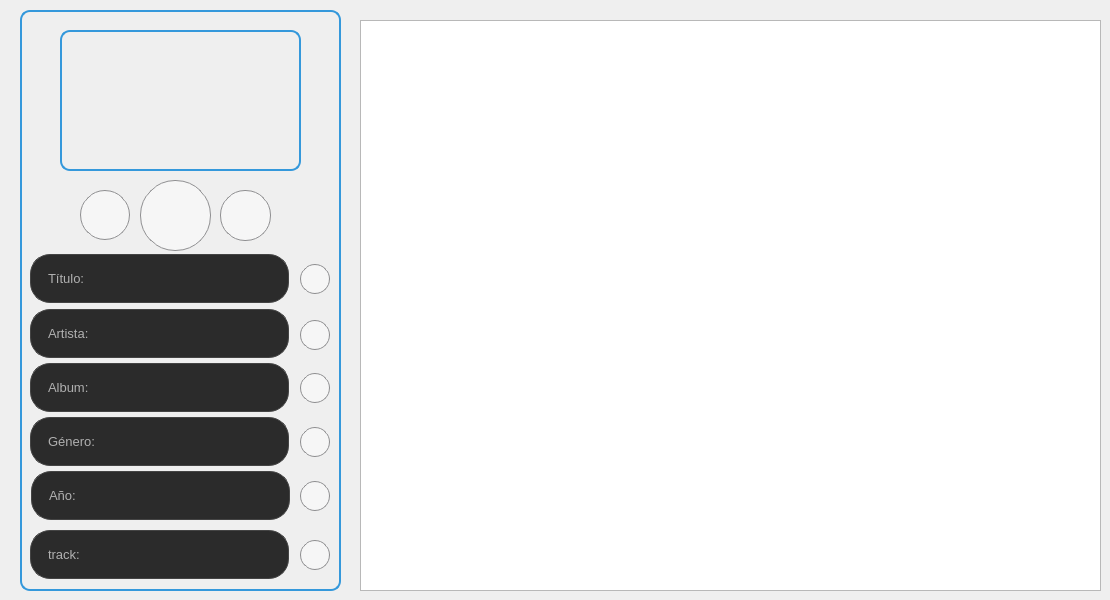
    <widget class="QWidget" name="page">
     <widget class="QListWidget" name="listWidget">
      <property name="geometry">
       <rect>
        <x>360</x>
        <y>20</y>
        <width>741</width>
        <height>571</height>
       </rect>
      </property>
     </widget>
     <widget class="QFrame" name="reprod">
      <property name="geometry">
       <rect>
        <x>20</x>
        <y>10</y>
        <width>321</width>
        <height>581</height>
       </rect>
      </property>
      <property name="styleSheet">
       <string notr="true">border: 2px solid #3498db;

border-radius: 10px;</string>
      </property>
      <property name="frameShape">
       <enum>QFrame::Shape::StyledPanel</enum>
      </property>
      <property name="frameShadow">
       <enum>QFrame::Shadow::Raised</enum>
      </property>
      <widget class="QLabel" name="pantalla">
       <property name="geometry">
        <rect>
         <x>40</x>
         <y>20</y>
         <width>241</width>
         <height>141</height>
        </rect>
       </property>
       <property name="styleSheet">
        <string notr="true">ui-&gt;label-&gt;setAutoFillBackground(true);
ui-&gt;label-&gt;setStyleSheet(&quot;background-color: yellow;&quot;);</string>
       </property>
       <property name="text">
        <string/>
       </property>
      </widget>
      <widget class="QPushButton" name="botonPlay">
       <property name="geometry">
        <rect>
         <x>120</x>
         <y>170</y>
         <width>71</width>
         <height>71</height>
        </rect>
       </property>
       <property name="styleSheet">
        <string notr="true">QPushButton {
    width: 70px;
    height: 70px;
    border-radius: 35px;
    
    border: 1px solid #8f8f91;
    background-color: #f6f6f6;
    padding: 5px; 
}

QPushButton:hover {
    background-color: #2980b9;
}

QPushButton:checked {
    background-color: #e0e0e0; 
}

QPushButton:pressed {
    background-color: #1f618d;
    padding-top: 8px; 
    padding-left: 8px; 
}</string>
       </property>
       <property name="text">
        <string/>
       </property>
       <property name="icon">
        <iconset resource="../iconos.qrc">
         <normaloff>:/iconos/boton-de-reproduccion.png</normaloff>
         <normalon>:/iconos/boton-de-pausa(1).png</normalon>:/iconos/boton-de-reproduccion.png</iconset>
       </property>
       <property name="iconSize">
        <size>
         <width>69</width>
         <height>69</height>
        </size>
       </property>
       <property name="checkable">
        <bool>true</bool>
       </property>
      </widget>
      <widget class="QPushButton" name="botonRegresar">
       <property name="geometry">
        <rect>
         <x>60</x>
         <y>180</y>
         <width>50</width>
         <height>50</height>
        </rect>
       </property>
       <property name="styleSheet">
        <string notr="true">QPushButton {
    border-radius: 25px;
	border: 1px solid #8f8f91;
	background-color: #f6f6f6;
	padding: 5px; 
}

QPushButton:hover {
    background-color: #2980b9;
}

QPushButton:pressed {
    background-color: #1f618d;
    padding-top: 8px; 
    padding-left: 8px; 
}</string>
       </property>
       <property name="text">
        <string/>
       </property>
       <property name="icon">
        <iconset resource="../iconos.qrc">
         <normaloff>:/iconos/anterior.png</normaloff>:/iconos/anterior.png</iconset>
       </property>
       <property name="iconSize">
        <size>
         <width>45</width>
         <height>45</height>
        </size>
       </property>
      </widget>
      <widget class="QPushButton" name="botonAdelantar">
       <property name="geometry">
        <rect>
         <x>200</x>
         <y>180</y>
         <width>51</width>
         <height>51</height>
        </rect>
       </property>
       <property name="styleSheet">
        <string notr="true">QPushButton {
    border-radius: 25px;
	border: 1px solid #8f8f91;
	background-color: #f6f6f6;
	padding: 5px; 
}

QPushButton:hover {
    background-color: #2980b9;
}

QPushButton:pressed {
    background-color: #1f618d;
    padding-top: 8px; 
    padding-left: 8px; 
}</string>
       </property>
       <property name="text">
        <string/>
       </property>
       <property name="icon">
        <iconset resource="../iconos.qrc">
         <normaloff>:/iconos/siguiente-boton.png</normaloff>:/iconos/siguiente-boton.png</iconset>
       </property>
       <property name="iconSize">
        <size>
         <width>45</width>
         <height>45</height>
        </size>
       </property>
      </widget>
      <widget class="QLabel" name="caja_titulo">
       <property name="geometry">
        <rect>
         <x>10</x>
         <y>244</y>
         <width>259</width>
         <height>49</height>
        </rect>
       </property>
       <property name="styleSheet">
        <string notr="true">QLabel {
    background-color: #2b2b2b;
    border: 1px solid #444444;
    border-radius: 20px;
    padding-left: 14px;
    color: #ffffff;
}</string>
       </property>
       <property name="text">
        <string>&lt;span style=&quot;color: #b0b0b0; font-size: 10pt;&quot;&gt;Título: &lt;/span&gt;&lt;span style=&quot;color: #ff</string>
       </property>
      </widget>
      <widget class="QLabel" name="caja_artista">
       <property name="geometry">
        <rect>
         <x>10</x>
         <y>299</y>
         <width>259</width>
         <height>49</height>
        </rect>
       </property>
       <property name="styleSheet">
        <string notr="true">QLabel {
    background-color: #2b2b2b;
    border: 1px solid #444444;
    border-radius: 20px;
    padding-left: 14px;
    color: #ffffff;
}</string>
       </property>
       <property name="text">
        <string>&lt;span style=&quot;color: #b0b0b0; font-size: 10pt;&quot;&gt;Artista: &lt;/span&gt;&lt;span style=&quot;color: #ff</string>
       </property>
      </widget>
      <widget class="QLabel" name="caja_genero">
       <property name="geometry">
        <rect>
         <x>10</x>
         <y>407</y>
         <width>259</width>
         <height>49</height>
        </rect>
       </property>
       <property name="styleSheet">
        <string notr="true">QLabel {
    background-color: #2b2b2b;
    border: 1px solid #444444;
    border-radius: 20px;
    padding-left: 14px;
    color: #ffffff;
}</string>
       </property>
       <property name="text">
        <string>&lt;html&gt;&lt;head/&gt;&lt;body&gt;&lt;p&gt;&lt;span style=&quot; font-size:10pt; color:#b0b0b0;&quot;&gt;Género: &lt;/span&gt;&lt;/p&gt;&lt;/body&gt;&lt;/html&gt;</string>
       </property>
      </widget>
      <widget class="QLabel" name="caja_album">
       <property name="geometry">
        <rect>
         <x>10</x>
         <y>353</y>
         <width>259</width>
         <height>49</height>
        </rect>
       </property>
       <property name="styleSheet">
        <string notr="true">QLabel {
    background-color: #2b2b2b;
    border: 1px solid #444444;
    border-radius: 20px;
    padding-left: 14px;
    color: #ffffff;
}</string>
       </property>
       <property name="text">
        <string>&lt;span style=&quot;color: #b0b0b0; font-size: 10pt;&quot;&gt;Album:&lt;/span&gt;&lt;span style=&quot;color: #ff</string>
       </property>
      </widget>
      <widget class="QPushButton" name="editButton_artista">
       <property name="geometry">
        <rect>
         <x>280</x>
         <y>310</y>
         <width>30</width>
         <height>30</height>
        </rect>
       </property>
       <property name="styleSheet">
        <string notr="true">QPushButton {
    border-radius: 15px;
	border: 1px solid #8f8f91;
	background-color: #f6f6f6;
	padding: 5px; 
}

QPushButton:hover {
    background-color: #2980b9;
}

QPushButton:pressed {
    background-color: #1f618d;
    padding-top: 8px; 
    padding-left: 8px; 
}</string>
       </property>
       <property name="text">
        <string/>
       </property>
       <property name="icon">
        <iconset resource="../iconos.qrc">
         <normaloff>:/iconos/boligrafo.png</normaloff>:/iconos/boligrafo.png</iconset>
       </property>
       <property name="iconSize">
        <size>
         <width>29</width>
         <height>29</height>
        </size>
       </property>
       <property name="checkable">
        <bool>true</bool>
       </property>
      </widget>
      <widget class="QPushButton" name="editButton_album">
       <property name="geometry">
        <rect>
         <x>280</x>
         <y>363</y>
         <width>30</width>
         <height>30</height>
        </rect>
       </property>
       <property name="styleSheet">
        <string notr="true">QPushButton {
    border-radius: 15px;
	border: 1px solid #8f8f91;
	background-color: #f6f6f6;
	padding: 5px; 
}

QPushButton:hover {
    background-color: #2980b9;
}

QPushButton:pressed {
    background-color: #1f618d;
    padding-top: 8px; 
    padding-left: 8px; 
}</string>
       </property>
       <property name="text">
        <string/>
       </property>
       <property name="icon">
        <iconset resource="../iconos.qrc">
         <normaloff>:/iconos/boligrafo.png</normaloff>:/iconos/boligrafo.png</iconset>
       </property>
       <property name="iconSize">
        <size>
         <width>29</width>
         <height>29</height>
        </size>
       </property>
       <property name="checkable">
        <bool>true</bool>
       </property>
      </widget>
      <widget class="QPushButton" name="editButton_genero">
       <property name="geometry">
        <rect>
         <x>280</x>
         <y>417</y>
         <width>30</width>
         <height>30</height>
        </rect>
       </property>
       <property name="styleSheet">
        <string notr="true">QPushButton {
    border-radius: 15px;
	border: 1px solid #8f8f91;
	background-color: #f6f6f6;
	padding: 5px; 
}

QPushButton:hover {
    background-color: #2980b9;
}

QPushButton:pressed {
    background-color: #1f618d;
    padding-top: 8px; 
    padding-left: 8px; 
}</string>
       </property>
       <property name="text">
        <string/>
       </property>
       <property name="icon">
        <iconset resource="../iconos.qrc">
         <normaloff>:/iconos/boligrafo.png</normaloff>:/iconos/boligrafo.png</iconset>
       </property>
       <property name="iconSize">
        <size>
         <width>29</width>
         <height>29</height>
        </size>
       </property>
       <property name="checkable">
        <bool>true</bool>
       </property>
      </widget>
      <widget class="QPushButton" name="editButton_anio">
       <property name="geometry">
        <rect>
         <x>280</x>
         <y>471</y>
         <width>30</width>
         <height>30</height>
        </rect>
       </property>
       <property name="styleSheet">
        <string notr="true">QPushButton {
    border-radius: 15px;
	border: 1px solid #8f8f91;
	background-color: #f6f6f6;
	padding: 5px; 
}

QPushButton:hover {
    background-color: #2980b9;
}

QPushButton:pressed {
    background-color: #1f618d;
    padding-top: 8px; 
    padding-left: 8px; 
}</string>
       </property>
       <property name="text">
        <string/>
       </property>
       <property name="icon">
        <iconset resource="../iconos.qrc">
         <normaloff>:/iconos/boligrafo.png</normaloff>:/iconos/boligrafo.png</iconset>
       </property>
       <property name="iconSize">
        <size>
         <width>29</width>
         <height>29</height>
        </size>
       </property>
       <property name="checkable">
        <bool>true</bool>
       </property>
      </widget>
      <widget class="QLabel" name="caja_anio">
       <property name="geometry">
        <rect>
         <x>11</x>
         <y>461</y>
         <width>259</width>
         <height>49</height>
        </rect>
       </property>
       <property name="styleSheet">
        <string notr="true">QLabel {
    background-color: #2b2b2b;
    border: 1px solid #444444;
    border-radius: 20px;
    padding-left: 14px;
    color: #ffffff;
}</string>
       </property>
       <property name="text">
        <string>&lt;html&gt;&lt;head/&gt;&lt;body&gt;&lt;p&gt;&lt;span style=&quot; font-size:10pt; color:#b0b0b0;&quot;&gt;Año: &lt;/span&gt;&lt;/p&gt;&lt;/body&gt;&lt;/html&gt;</string>
       </property>
      </widget>
      <widget class="QPushButton" name="editButton_titulo">
       <property name="geometry">
        <rect>
         <x>280</x>
         <y>254</y>
         <width>30</width>
         <height>30</height>
        </rect>
       </property>
       <property name="styleSheet">
        <string notr="true">QPushButton {
    border-radius: 15px;
	border: 1px solid #8f8f91;
	background-color: #f6f6f6;
	padding: 5px; 
}

QPushButton:hover {
    background-color: #2980b9;
}

QPushButton:pressed {
    background-color: #1f618d;
    padding-top: 8px; 
    padding-left: 8px; 
}</string>
       </property>
       <property name="text">
        <string/>
       </property>
       <property name="icon">
        <iconset resource="../iconos.qrc">
         <normaloff>:/iconos/boligrafo.png</normaloff>:/iconos/boligrafo.png</iconset>
       </property>
       <property name="iconSize">
        <size>
         <width>29</width>
         <height>29</height>
        </size>
       </property>
       <property name="checkable">
        <bool>true</bool>
       </property>
      </widget>
      <widget class="QLabel" name="caja_track">
       <property name="geometry">
        <rect>
         <x>10</x>
         <y>520</y>
         <width>259</width>
         <height>49</height>
        </rect>
       </property>
       <property name="styleSheet">
        <string notr="true">QLabel {
    background-color: #2b2b2b;
    border: 1px solid #444444;
    border-radius: 20px;
    padding-left: 14px;
    color: #ffffff;
}</string>
       </property>
       <property name="text">
        <string>&lt;html&gt;&lt;head/&gt;&lt;body&gt;&lt;p&gt;&lt;span style=&quot; font-size:10pt; color:#b0b0b0;&quot;&gt;track: &lt;/span&gt;&lt;/p&gt;&lt;/body&gt;&lt;/html&gt;</string>
       </property>
      </widget>
      <widget class="QPushButton" name="editButton_track">
       <property name="geometry">
        <rect>
         <x>280</x>
         <y>530</y>
         <width>30</width>
         <height>30</height>
        </rect>
       </property>
       <property name="styleSheet">
        <string notr="true">QPushButton {
    border-radius: 15px;
	border: 1px solid #8f8f91;
	background-color: #f6f6f6;
	padding: 5px; 
}

QPushButton:hover {
    background-color: #2980b9;
}

QPushButton:pressed {
    background-color: #1f618d;
    padding-top: 8px; 
    padding-left: 8px; 
}</string>
       </property>
       <property name="text">
        <string/>
       </property>
       <property name="icon">
        <iconset resource="../iconos.qrc">
         <normaloff>:/iconos/boligrafo.png</normaloff>:/iconos/boligrafo.png</iconset>
       </property>
       <property name="iconSize">
        <size>
         <width>29</width>
         <height>29</height>
        </size>
       </property>
       <property name="checkable">
        <bool>true</bool>
       </property>
      </widget>
     </widget>
    </widget>
